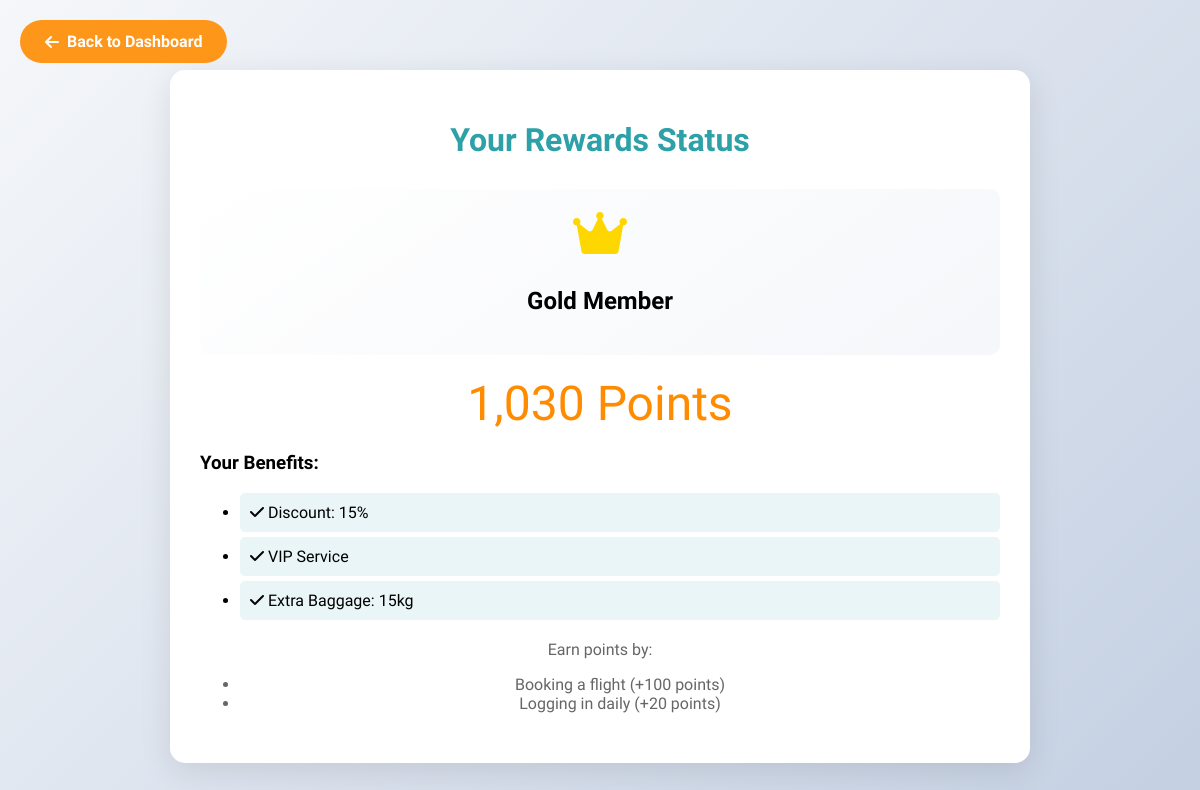
The page /website/reward_points.php (signed in) on the database its author committed.
### tables this page shows
CREATE TABLE `users` (
  `user_id` int(11) NOT NULL,
  `first_name` varchar(50) NOT NULL,
  `last_name` varchar(50) NOT NULL,
  `email` varchar(100) NOT NULL,
  `password` varchar(255) NOT NULL,
  `date_of_birth` date NOT NULL,
  `gender` enum('male','female') NOT NULL,
  `phone` varchar(15) NOT NULL,
  `user_type` enum('Customer','Admin') NOT NULL DEFAULT 'Customer',
  `reward_point` int(11) DEFAULT 0,
  `membership_level` enum('Gold','Silver','Bronze') NOT NULL DEFAULT 'Bronze',
  `created_at` timestamp NOT NULL DEFAULT current_timestamp()
);

### website/reward_points.php (the view, shortened to what this page needs)
<?php
require_once 'config.php';
$stmt = $conn->prepare("SELECT reward_point, membership_level FROM users WHERE user_id = ?");
$stmt->bind_param("i", $_SESSION['user_id']);
$stmt->execute();
$result = $stmt->get_result();
$user = $result->fetch_assoc();
$benefits = [
    'Bronze' => ['Discount: 5%', 'Priority Check-in', 'Extra Baggage: 5kg'],
    'Silver' => ['Discount: 10%', 'Lounge Access', 'Extra Baggage: 10kg'],
    'Gold' => ['Discount: 15%', 'VIP Service', 'Extra Baggage: 15kg']
];
?>
<!DOCTYPE html>
<html>
<head>
    <link rel="stylesheet" href="https://cdnjs.cloudflare.com/ajax/libs/font-awesome/6.0.0/css/all.min.css">
</head>
<body>
    <a href="dashboard.php" class="back-btn">
        <i class="fas fa-arrow-left"></i> Back to Dashboard
    </a>
    <div class="points-container">
        <div class="points-header">
            <h1>Your Rewards Status</h1>
        </div>
        <div class="membership-badge">
            <?php
            $level = $user['membership_level'];
            $icon = ($level == 'Gold') ? 'crown' : (($level == 'Silver') ? 'medal' : 'award');
            ?>
            <i class="fas fa-<?php echo $icon; ?> badge-icon <?php echo strtolower($level); ?>"></i>
            <h2><?php echo $level; ?> Member</h2>
        </div>
        <div class="points-display">
            <?php echo number_format($user['reward_point']); ?> Points
        </div>
        <div class="benefits-list">
            <h3>Your Benefits:</h3>
            <ul>
                <?php foreach($benefits[$level] as $benefit): ?>
                    <li><i class="fas fa-check"></i> <?php echo $benefit; ?></li>
                <?php endforeach; ?>
            </ul>
        </div>
        <div class="points-info">
            <p>Earn points by:</p>
            <ul>
                <li>Booking a flight (+100 points)</li>
                <li>Logging in daily (+20 points)</li>
            </ul>
        </div>
    </div>
</body>
</html>

### website/reward_points.php (style rules this page uses)
body { font-family: 'Murecho', sans-serif; margin: 0; padding: 20px; background: linear-gradient(135deg, #f5f7fa 0%, #c3cfe2 100%); }
.points-container { max-width: 800px; margin: 50px auto; background: white; padding: 30px; border-radius: 15px; box-shadow: 0 8px 32px rgba(0,0,0,0.1); }
.points-header { text-align: center; color: #2da0a8; margin-bottom: 30px; }
.points-display { font-size: 48px; text-align: center; color: #FF8C00; margin: 20px 0; }
.points-info { text-align: center; color: #666; margin: 20px 0; }
.back-btn { position: fixed; top: 20px; left: 20px; background: rgba(255, 140, 0, 0.9); color: white; padding: 12px 25px; border-radius: 25px; text-decoration: none; font-weight: 700; display: flex; align-items: center; gap: 8px; transition: all 0.3s ease; }
.membership-badge { text-align: center; margin: 20px 0; padding: 20px; border-radius: 10px; background: linear-gradient(145deg, #ffffff, #f5f7fa); }
.badge-icon { font-size: 48px; margin-bottom: 10px; }
.gold { color: #ffd700; }
.benefits-list { list-style: none; padding: 0; margin: 20px 0; }
.benefits-list li { padding: 10px; margin: 5px 0; background: rgba(45, 160, 168, 0.1); border-radius: 5px; }

### rows shown on the page
users: membership_level "Gold", reward_point "1,030", membership_level "Discount: 15%", membership_level "VIP Service", membership_level "Extra Baggage: 15kg"
